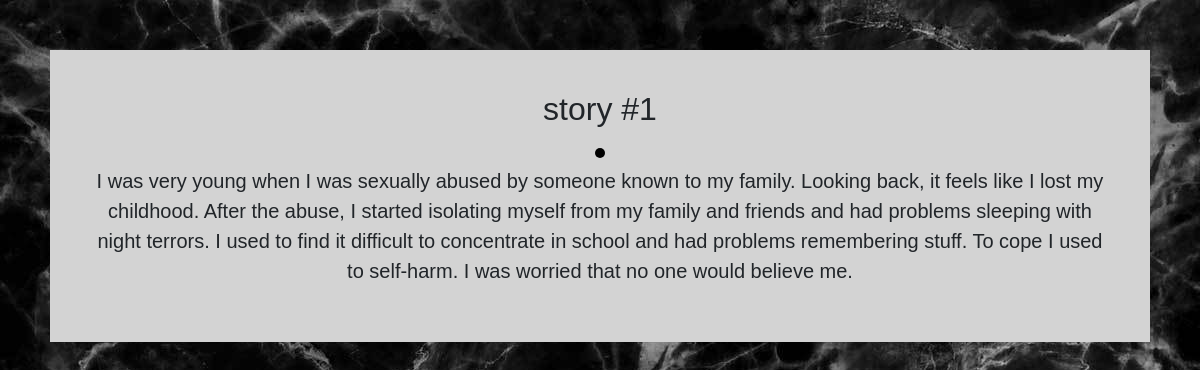
The page /story/1 on the database its author committed.
### model.py (models this page shows)
class Story(Base):
    __tablename__ = "stories"
    id = Column(Integer, primary_key=True)
    title = Column(String)
    the_story=Column(String)
    name=Column(String)
    summary=Column(String)

### app.py (the view)
@app.route("/story/<int:id>")
def story(id):
	story=get_story_id(id)
	return render_template("story.html", story=story)

### database.py (called while the page is built)
def get_story_id(id):
    story=session.query(Story).filter_by(id=id).first()
    return story

### templates/story.html (shortened to what this page needs)
<!DOCTYPE html>
<html class="no-js" lang="en">
<head>
    <link rel="stylesheet" href="https://stackpath.bootstrapcdn.com/bootstrap/4.1.3/css/bootstrap.min.css">
   <link rel="stylesheet" href="../static/css/style_story.css">
</head>
<body id="body2">
    <div id="content">
    <h2>{{story.title}}</h2>
    <span class="dot"></span>
    <p>{{story.the_story}}</p>
</div>
</body>

### static/css/style_story.css (style rules this page uses)
body { font-family: "Trebuchet MS", Helvetica, sans-serif; }
#body2 { background-image: url("black.jpg"); }
#content { text-align: center; background-color:lightgrey; padding: 40px; margin: 50px; font-size:20px; }
.dot { height: 10px; width: 10px; background-color: black; border-radius: 50%; display: inline-block; }

### rows shown on the page
Story: title "story #1", the_story "I was very young when I was sexually abused by someone known to my family. Looking back, it feels like I lost my childhood. After the abuse, I started isolating myself from my family and friends and had problems sleeping with night terrors. I used to find it difficult to concentrate in school and had problems remembering stuff. To cope I used to self-harm. I was worried that no one would believe me."
